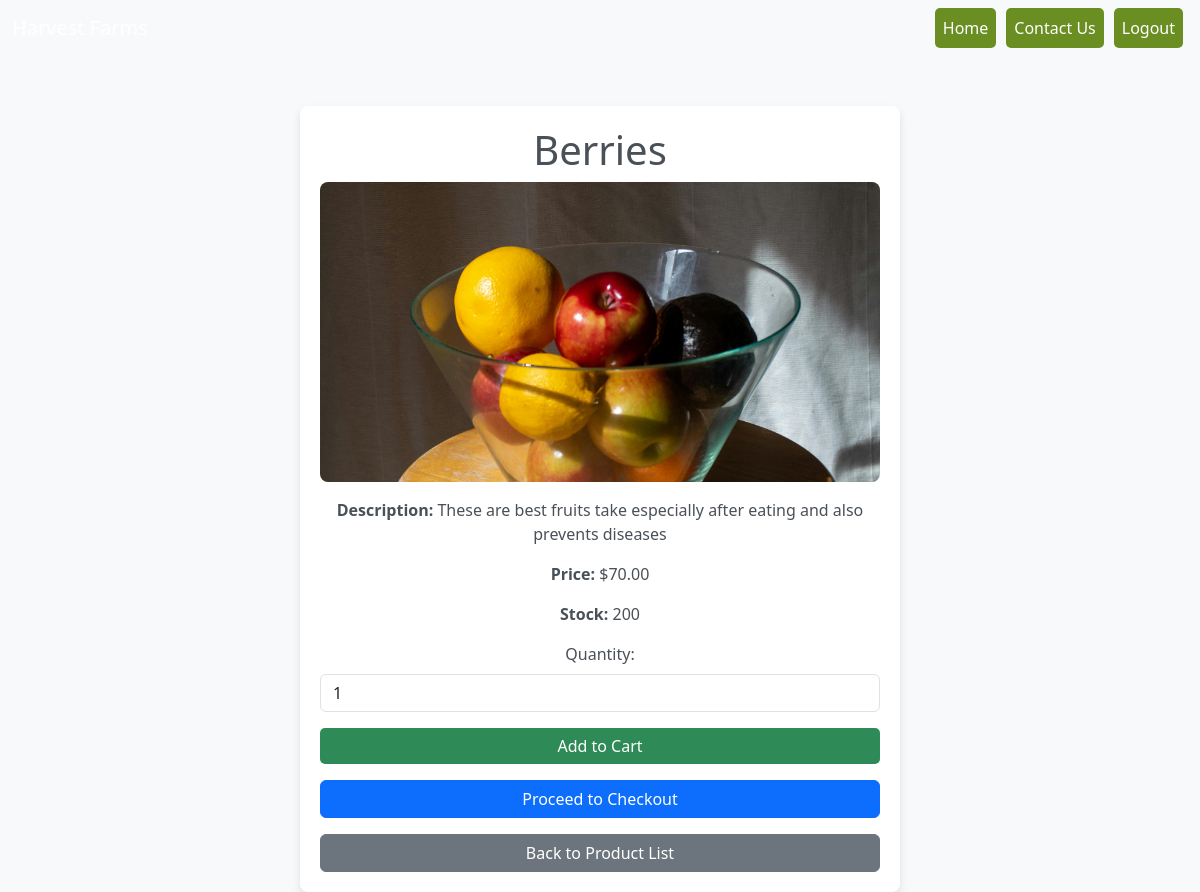
The app's page /shop/product/berries/ with its own data.
### shop/models.py (models this page shows, shortened)
class Product(models.Model):
    category = models.ForeignKey(Category, on_delete=models.CASCADE, related_name="products")
    name = models.CharField(max_length=200)
    slug = models.SlugField(unique=True ,blank=True)
    description = models.TextField()
    price = models.DecimalField(max_digits=10, decimal_places=2)
    stock = models.PositiveIntegerField(default=0)
    image = models.ImageField(upload_to="products_image/", blank=True, null=True)
    class Meta:
        ordering = ['name']

### shop/views.py (the view)
# urls.py: path('product/<slug:slug>/', ProductDetailView.as_view(), name='product_detail'),
class ProductDetailView(DetailView):
    model = Product
    template_name = 'shop/product_detail.html'  # Specify your template file
    context_object_name = 'product'

### shop/templates/shop/product_detail.html (shortened to what this page needs)
<!DOCTYPE html>
<html lang="en">
<head>
    <link href="https://cdn.jsdelivr.net/npm/bootstrap@5.3.0/dist/css/bootstrap.min.css" rel="stylesheet">
</head>
<body>
    <header>
        <nav class="navbar navbar-expand-lg bg-dark-green navbar-dark">
            <div class="container-fluid">
                <a class="navbar-brand" href="{% url 'home' %}">Harvest Farms</a>
                <div class="collapse navbar-collapse" id="navbarNav">
                    <ul class="navbar-nav ms-auto">
                        <li class="nav-item">
                            <a class="nav-link" href="{% url 'home' %}">Home</a>
                        </li>
                        <li class="nav-item">
                            <a class="nav-link" href="{% url 'contact:contact_form' %}">Contact Us</a>
                        </li>
                        <li class="nav-item">
                            <a class="nav-link" href="{% url 'home' %}">Logout</a>
                        </li>
                    </ul>
                </div>
            </div>
        </nav>
    </header>
    <div class="container text-center">
        <h1>{{ product.name }}</h1>
        {% if product.image %}
            <img src="{{ product.image.url }}" alt="{{ product.name }}">
        {% endif %}
        <p class="mt-3"><strong>Description:</strong> {{ product.description }}</p>
        <p><strong>Price:</strong> ${{ product.price }}</p>
        <p><strong>Stock:</strong> {{ product.stock }}</p>
        <form method="POST" action="{% url 'cart:add_to_cart' product.id %}">
            <div class="mb-3">
                <label for="quantity" class="form-label">Quantity:</label>
                <input type="number" name="quantity" id="quantity" value="1" min="1" max="{{ product.stock }}" class="form-control">
            </div>
                 <button type="submit" class="btn btn-custom w-100 mb-3">Add to Cart</button>
        </form>
        <a href="{% url 'cart:checkout' %}" class="btn btn-primary w-100 mb-3">Proceed to Checkout</a>
        <a href="{% url 'shop:product_list' %}" class="btn btn-secondary w-100">Back to Product List</a>
    </div>
</body>
</html>

### shop/templates/shop/product_detail.html (style rules this page uses)
body { background-color: #f8f9fa; color: #495057; }
.container { max-width: 600px; margin-top: 50px; background-color: #ffffff; padding: 20px; border-radius: 8px; box-shadow: 0 4px 8px rgba(0, 0, 0, 0.1); }
img { width: 100%; height: 300px; object-fit: cover; border-radius: 8px; }
.btn-custom { background-color: #2e8b57; color: white; border: none; border-radius: 5px; }
.navbar-nav .nav-link { background-color: #6b8e23; color: white !important; border-radius: 5px; padding: 8px 15px; margin: 0 5px; transition: background-color 0.3s, color 0.3s; }

### records on screen
Product: name "Berries", image (picture), description "These are best fruits take especially after eating and also prevents diseases", price "70.00", stock "200"
